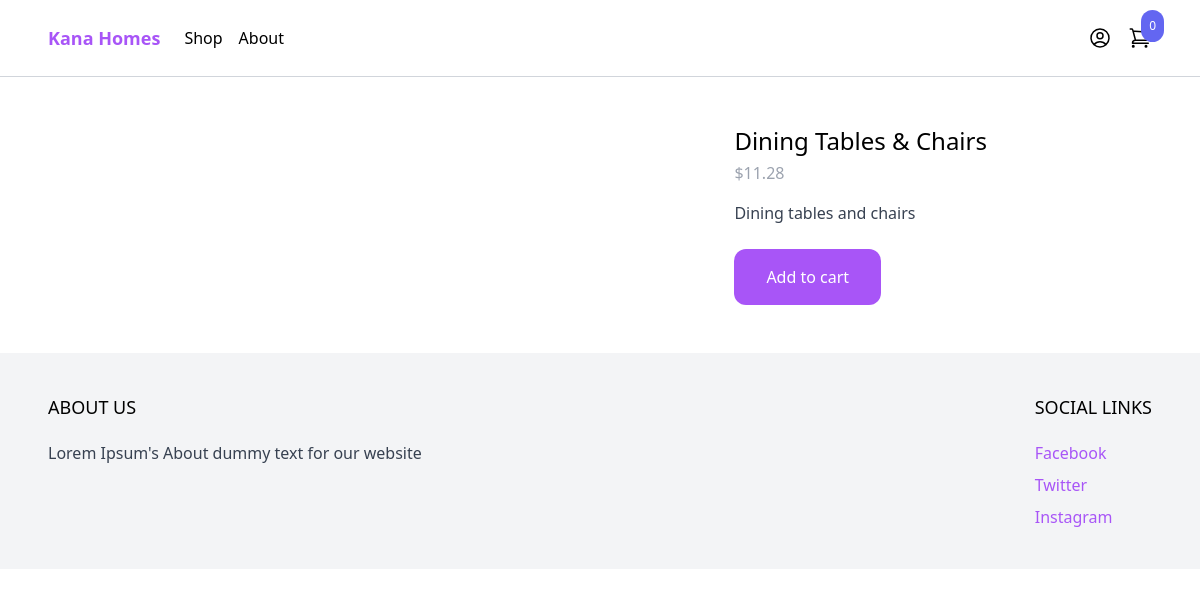
Page /shop/DTC/ on the committed database.
### product/models.py (models this page shows, shortened)
class Product(models.Model):
    category = models.ForeignKey(Category, related_name='products', on_delete=models.CASCADE)
    name = models.CharField(max_length=255)
    slug = models.SlugField()
    description = models.TextField(blank=True, null=True)
    price = models.IntegerField()
    created_at = models.DateTimeField(auto_now_add=True)
    image = models.ImageField(upload_to='uploads/', blank=True, null=True)
    thumbnail = models.ImageField(upload_to='uploads/', blank=True, null=True)
    class Meta:
        ordering = ('-created_at',)
    def get_display_price(self):
        return self.price / 100

### product/views.py (the view)
# urls.py: path('shop/<slug:slug>/', product, name='product'), #This means that we want slug to be a dynamic part of the url, so here we expect a slug and we give it a name of slug
def product(request, slug): #we want to also accept a slug and then get a product from the db based on the product we're on
    product = get_object_or_404(Product, slug=slug)
    return render(request, 'product/product.html', {'product': product})

### cart/cart.py (called while the page is built)
    def __len__(self):
        return sum(item['quantity'] for item in self.cart.values())

### cart/content_processors.py (called while the page is built)
def cart(request):
    return {'cart': Cart(request)}

### product/templates/product/product.html (shortened to what this page needs)
{% extends 'core/base.html' %}
{% block content%}
<div class="max-w-6xl mx-auto flex flex-wrap py-6 px-6 xl:px-0">
    <div class="images w-full mb-6 lg:mb-0 lg:w-3/5">
    </div>
    <div class="information w-full lg:w-2/5 lg:p-6">
        <h1 class="text-2xl">
            {{ product.name }}
        </h1>
        <p class="mt-1 text-gray-400">
            ${{ product.get_display_price }}
        </p>
        {% if product.description %}
            <p class="mt-4 text-gray-700">
            {{ product.description}}
            </p>
        {% endif %}
        <a href="#" class="mt-6 inline-block px-8 py-4 rounded-xl bg-purple-500 text-white hover:bg-purple-700"
        hx-get="{% url 'add_to_cart' product.id %}"
        hx-target="#menu_cart_button"
        hx-swap="outerHTML"
        >
            Add to cart
        </a>
    </div>
</div>
{% endblock %}

### rows in the picture
Product: name "Dining Tables & Chairs", get_display_price "11.28", description "Dining tables and chairs"

### other values in the picture
{{ cart|length }} "0"
